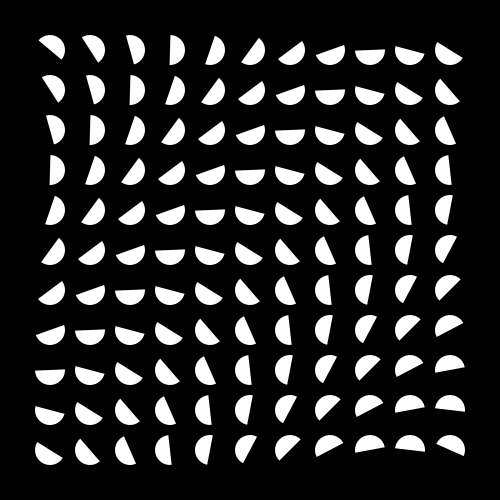
Frame 1 (no input)
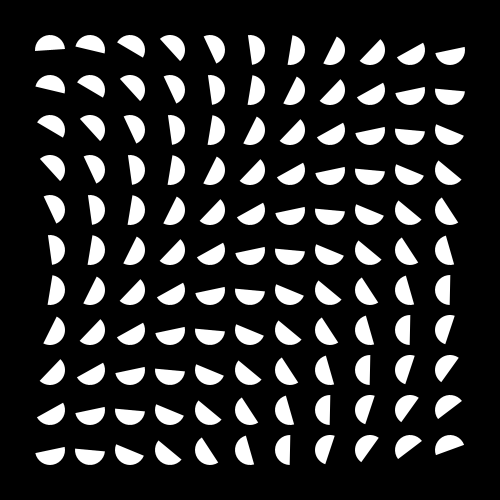
Frame 60 (the mouse pressed at the canvas centre just before this capture)
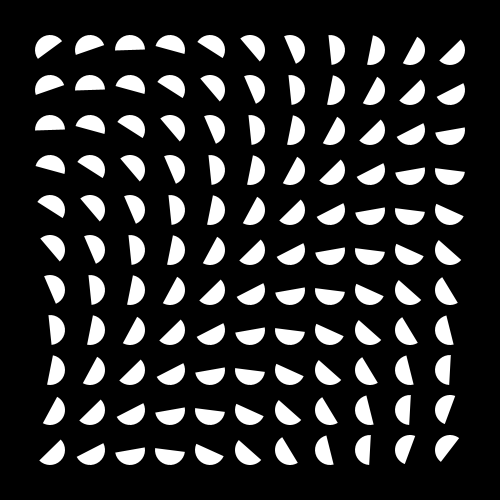
Frame 120 (the mouse held since frame 60 and released just before this capture)

The Processing sketch that drew these frames (run headless with seeded random() and noise(); from frame 60 on, the mouse is pressed at the canvas centre):

// Processing sketch: processing_70880
// ── processing_70880.pde

float angle1 = PI;
float angle2 = PI*2;
float orig1 = angle1;
float orig2 = angle2;
float dx = 0.5;

void setup(){
  size(500,500);
  smooth();
  noStroke();
  background(0);
}

void draw(){
  background(0);
  dx += 0.2; //speed
  for(int i = 0; i < 11; i++){
    for(int j = 0; j < 11; j++){
      angle1 += (j+i)*0.3;
      angle2 += (j+i)*0.3;
      arc(50+j*40,50+i*40,30,30,angle1+dx,angle2+dx);
      angle1 = orig1;// + 0.001;
      angle2 = orig2;// + 0.001;
    }
  }
}
